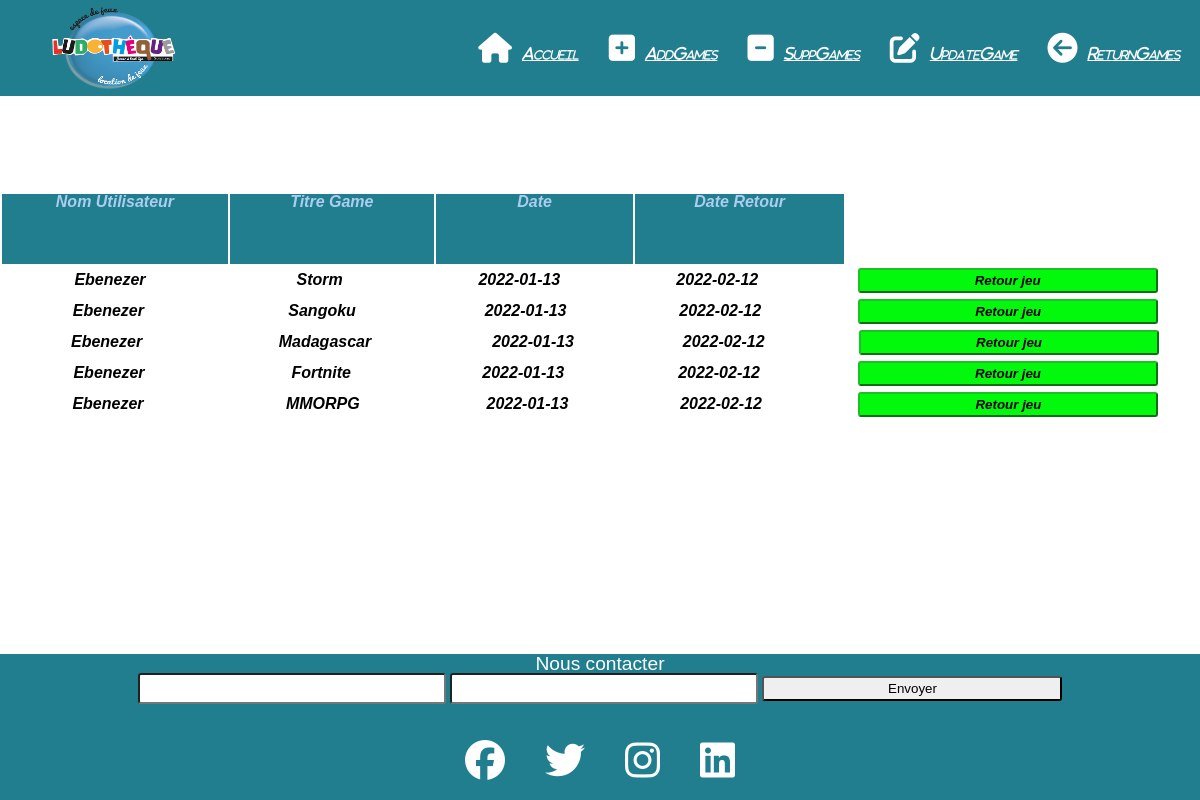
Page /admin/booking.php on the committed database.
### tables this page shows
CREATE TABLE IF NOT EXISTS `games` (
  `ID_Game` int(11) NOT NULL AUTO_INCREMENT,
  `type` varchar(255) NOT NULL,
  `p_key_word` varchar(255) NOT NULL,
  `name` varchar(100) NOT NULL,
  `description` varchar(255) NOT NULL,
  `img` varchar(255) NOT NULL,
  `age` int(11) NOT NULL,
  PRIMARY KEY (`ID_Game`)
);

CREATE TABLE IF NOT EXISTS `member` (
  `ID_Member` int(4) NOT NULL AUTO_INCREMENT,
  `Name` varchar(20) NOT NULL,
  `FirstName` varchar(20) NOT NULL,
  `Email` varchar(100) NOT NULL,
  `Adress` varchar(50) NOT NULL,
  `img` varchar(50) NOT NULL,
  `Mot_De_Passe` varchar(20) NOT NULL,
  `Confirmation_Mot_De_Passe` varchar(20) NOT NULL,
  PRIMARY KEY (`ID_Member`),
  UNIQUE KEY `Email` (`Email`)
);

CREATE TABLE IF NOT EXISTS `booking` (
  `ID_Member` int(11) NOT NULL,
  `ID_Game` int(11) NOT NULL,
  `Date` date NOT NULL,
  `ReturnDate` date NOT NULL,
  PRIMARY KEY (`ID_Member`,`ID_Game`),
  KEY `ID_Game` (`ID_Game`)
);

### admin/booking.php (the view, shortened to what this page needs)
<!DOCTYPE html>
<html lang="en">
  <head>
    <link rel="stylesheet" href="../css/Header.css" />
    <link rel="stylesheet" href="../css/Footer.css" />
    <link rel="stylesheet" href="../css/Article.css" />
	<link rel="stylesheet" href="../css/style.css" />
  </head>
  <body>
    <header class="header">
      <div class="logo">
        <img  src="../images/logo.png" alt="" style="width:130px ; height:100px;" />
      </div>
	  <div class="right0">
			<i class="fas fa-home"><a href="./admin_index.php">Accueil</a></i>
		</div>
		<div>
			<i class="fas fa-plus-square"><a href="./addpro.php">AddGames</a></i>
		</div>
		<div>
			<i class="fas fa-minus-square"><a href="./delete.php">SuppGames</a></i>
		</div>
		<div >
		<i class="fas fa-edit"><a href="./update.php">UpdateGame</a></i>
		</div>
		<div class="right1">
		<i class="fas fa-arrow-circle-left"><a href="./booking.php">ReturnGames</a></i>
		</div>
    </header>
		<section>
		<br><br><br><br><br><br>
		<form method="POST" action="retour.php">
		<?php
			include './dbconnection.php';
			$row=$connect->prepare("select * from booking ");
			$row->execute(array());
			if($row->rowcount() > 0){
				echo '<table border="1">';
				echo "<tr>
							<td style='width: 500px;height: 70px; background: rgb(33, 126, 143);'><h3><font color='#abcdef'>Nom Utilisateur</font></h3></td>
							<td style='width: 500px;height: 70px; background: rgb(33, 126, 143);'><h3><font color='#abcdef'>Titre Game</font></h3></td>
							<td style='width: 500px;height: 70px; background: rgb(33, 126, 143);'><h3><font color='#abcdef'>Date</font></h3></td>
							<td style='width: 500px;height: 70px; background: rgb(33, 126, 143);'><h3><font color='#abcdef'>Date Retour</font></h3></td>
							<td style='width: 500px;height: 70px;'><h3></h3></td>
							<td style='width: 500px;height: 70px; '><h3></font></h3></td>
					  </tr>";
				while($ros=$row->fetch()){
					$r=$ros['ID_Game'];
					$a=$ros['ID_Member'];
					$d=$ros['Date'];
					$dd=$ros['ReturnDate'];
					$titre=$connect->query("select * from games where ID_Game='$r'");
					$nme=$connect->query("select * from member where ID_Member='$a'");
					while($re=$titre->fetch()){
						$e=$nme->fetch();
						echo '<table border="1">';
						echo "<td style='width: 500px;height: 10px;'><h3><font color='#000000'>".$e['Name']."</font></h3></td>";
						echo "<td style='width: 500px;height: 10px;'><h3><font color='#000000'>".$re['name']."</font></h3></td>";
						echo "<td style='width: 500px;height: 10px;;'><h3><font color='#000000'>".$d."</font></h3></td>";
						echo "<td style='width: 500px;height: 10px;;'><h3><font color='#000000'>".$dd."</font></h3></td>";
						echo "<td style='width: 500px;height: 10px; ;'><a href='retour.php'><button value='";
						echo $re['ID_Game'];
						echo"' name='id'><h3>Retour jeu</h3></button></a></td>";
						echo "<tr>";
					}
				}
				echo "</table>";
			}else{
				echo '<center><font color="#d2e4e4" size="9">Aucun jeu vous été commander</font></center>';
			}
		?>
		</form>
		<br><br><br><br><br><br>
		<section>
		<br><br><br><br><br><br><br><br><br><br><br><br>
	<footer class="Footer">
      <div>
        <p style="color: rgb(255, 255, 255); font-size: larger;">Nous contacter</p>
        <input type="text">
        <input type="text">
        <input type="button" value="Envoyer">
      </div>
<br>
      <div class="iconReseau">
        <i class="fab fa-facebook"></i>
        <i class="fab fa-twitter"></i>
        <i class="fab fa-instagram"></i>
        <i class="fab fa-linkedin"></i>
      </div>
    </footer>
</body>
</html>

### css/Header.css (style rules this page uses)
input[type=text] { -webkit-transition: width 0.15s ease-in-out; transition: width 0.15s ease-in-out; }
.header { display: flex; height: 6em; align-items: center; position: relative; background-color: rgb(33, 126, 143); ; }
.logo { color: rgb(253, 253, 253); margin: 50px; height: 100px; width: 130px; }
.right1 { color: rgb(255, 255, 255); align-items: center; }
.right0 { color: rgb(255, 255, 255); margin-left: auto; align-items: center; }
.fa-arrow-circle-left { font-size: 30px; }
.fa-edit { font-size: 30px; }
.fa-home { font-size: 30px; }
.fa-plus-square { font-size: 30px; }
.fa-minus-square { font-size: 30px; }
.fas { display: inline-block; padding: auto; margin: 10px; }
a { font-variant: small-caps; font-style: italic; color: white; font-size: 15px; width: 150px; margin: 10px; }
div { color: rgb(255, 255, 255); }
header { background-color: rgb(33, 126, 143); }

### css/Footer.css (style rules this page uses)
.Footer { background-color: rgb(33, 126, 143); height: auto; position: fixed; }
.iconReseau { display: flex; align-items: center; justify-content: center; }
.fab { margin: 20px; font-size: 40px; }
footer { background: #ccc; position: absolute; bottom: 0; width: 100%; padding-top: 50px; height: 50px; }

### css/Article.css (style rules this page uses)
body { font-family: "arial", sans-serif; text-align: center; }
h3, h4, h5 { font-style: oblique; color: black; }
p { font-size: 10px; color: blue; }

### css/style.css (style rules this page uses)
html, body, div, span, object, iframe, h1, h2, h3, h4, h5, h6, p, blockquote, pre, abbr, address, cite, code, del, dfn, em, img, ins, kbd, q, samp, small, strong, sub, sup, var, b, dl, dt, dd, ol, ul, li, fieldset, form, label, legend, table, caption, tbody, tfoot, thead, tr, th, td, article, aside, canvas, details, figcaption, figure, footer, hgroup, menu, nav, section, summary, time, mark, audio, video { margin: 0; padding: 0; border: 0; outline: 0; font-size: 100%; vertical-align: baseline; background: transparent; }
body { line-height: 1; }
article, aside, details, figcaption, figure, header, hgroup, menu, nav, section { display: block; }
table { border-collapse: separate; border-spacing: 1 1em; margin-left: auto; margin-right: auto; }
input, select { vertical-align: middle; }
img { width: 225px; height: 320px; }
input { height: 25px; width: 300px; border-radius: 3px; }
button { height: 25px; width: 300px; border-radius: 3px; background-color: #02f90c; border-color: #1cc123; cursor: pointer; }

### rows in the picture
booking: Date "2022-01-13", ReturnDate "2022-02-12"
games: member.Name "Ebenezer", name "Storm", $re['ID_Game'] 6 (drawn)
booking: Date "2022-01-13", ReturnDate "2022-02-12"
games: member.Name "Ebenezer", name "Sangoku", $re['ID_Game'] 10 (drawn)
booking: Date "2022-01-13", ReturnDate "2022-02-12"
games: member.Name "Ebenezer", name "Madagascar", $re['ID_Game'] 11 (drawn)
booking: Date "2022-01-13", ReturnDate "2022-02-12"
games: member.Name "Ebenezer", name "Fortnite", $re['ID_Game'] 12 (drawn)
booking: Date "2022-01-13", ReturnDate "2022-02-12"
games: member.Name "Ebenezer", name "MMORPG", $re['ID_Game'] 4 (drawn)
